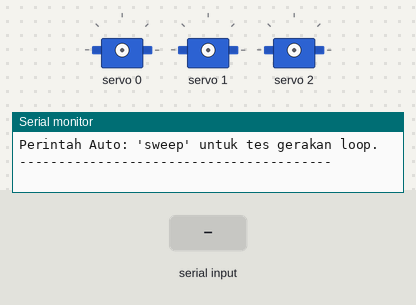
This sketch was run on a simulated Teensy 4. Parts: 3 × servo, the last lines printed to the serial monitor. The inputs (shaded band) are chosen by the test bench.

Above: at 1.2 s.
1.3 s: "sweep\n" received over Serial
At 2.02 s:
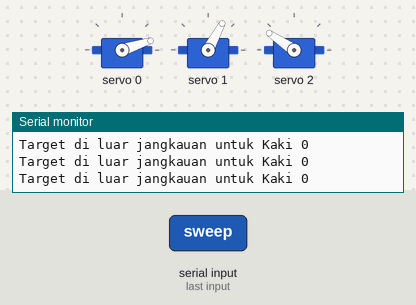
At 2.96 s:
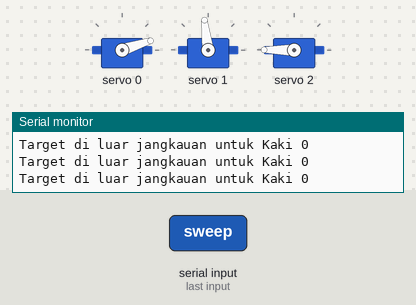
4.3 s: "sweep,1\n" received over Serial
5.8 s: "90,45,200,10\n" received over Serial
Timing chart, 0 to 8.8 s (numbered marks = the images above; inputs shaded):
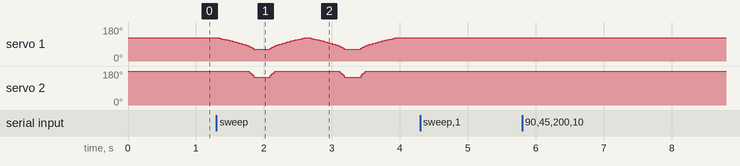

The sketch:

Main.ino
```cpp
#include <Arduino.h>
#include "RobotModel.h"

// Inisialisasi objek robot
RobotModel robot;

void setup() {
  // Teensy 4.1 Serial sangat cepat, gunakan baudrate tinggi
  Serial.begin(115200);
  while (!Serial && millis() < 3000); // Tunggu serial siap

  Serial.println("========================================");
  Serial.println("   HEXAPOD TEENSY 4.1 CONTROL UTILITY   ");
  Serial.println("========================================");

  // Inisialisasi PCA9685 dan hardware lainnya
  robot.begin();

  Serial.println("Sistem Siap.");
  Serial.println("Perintah Manual: L,X,Y,Z  (Contoh: 0,150,0,-100)");
  Serial.println("Perintah Auto: 'sweep' untuk tes gerakan loop.");
  Serial.println("----------------------------------------");
}

/**
 * Memproses input dari Serial Monitor
 * Format: ID_Kaki, X, Y, Z
 */
void handleManualInput(String input) {
  int firstComma = input.indexOf(',');
  int secondComma = input.indexOf(',', firstComma + 1);
  int thirdComma = input.indexOf(',', secondComma + 1);

  if (firstComma == -1 || secondComma == -1 || thirdComma == -1) {
    Serial.println("Error: Format salah. Gunakan L,X,Y,Z");
    return;
  }

  int legID = input.substring(0, firstComma).toInt();
  float x = input.substring(firstComma + 1, secondComma).toFloat();
  float y = input.substring(secondComma + 1, thirdComma).toFloat();
  float z = input.substring(thirdComma + 1).toFloat();

  if (legID >= 0 && legID < 6) {
    Serial.printf("Kaki %d -> Target X:%.1f Y:%.1f Z:%.1f\n", legID, x, y, z);
    robot.moveLeg(legID, x, y, z);
  } else {
    Serial.println("Error: ID Kaki tidak valid (0-5)");
  }
}

/**
 * Tes gerakan otomatis untuk memastikan kelancaran mekanik
 */
void runAutoSweep() {
  Serial.println("Memulai Auto Sweep di Kaki 0...");
  float start_x = L_COXA + L_FEMUR;

  // Gerakan naik turun (Z-Axis)
  for (int repeat = 0; repeat < 2; repeat++) {
    for (float z = -70; z >= -130; z -= 2) {
      robot.moveLeg(0, start_x + 30, 0, z);
      delay(20);
    }
    for (float z = -130; z <= -70; z += 2) {
      robot.moveLeg(0, start_x + 30, 0, z);
      delay(20);
    }
  }
  Serial.println("Sweep Selesai. Kembali ke mode manual.");
}

void loop() {
  if (Serial.available() > 0) {
    String command = Serial.readStringUntil('\n');
    command.trim();

    if (command.equalsIgnoreCase("sweep")) {
      runAutoSweep();
    } else {
      handleManualInput(command);
    }
  }
}
```

Config.h
```cpp
#ifndef CONFIG_H
#define CONFIG_H

#include <Arduino.h>

// ======================================================
// CONFIGURATION: HEXAPOD PHYSICAL PARAMETERS (Units in mm)
// ======================================================

// 1. Panjang Segmen Kaki
// Catatan: Di C++ untuk mikrokontroler, lebih efisien menggunakan
// hasil akhir (pre-calculated) daripada menyuruh chip menghitung sqrt/atan2 saat booting.
// Data diambil dari perhitungan config.py sebelumnya.
const float L_COXA  = 61.846;    // Hasil dari sqrt((-19.39370)^2 + 58.72800^2)
const float L_FEMUR = 54.017;    // Hasil dari sqrt(46.76537^2 + 27.00000^2)
const float L_TIBIA = 67.68181;

// 2. Offset Geometri (Kompensasi Bracket Melengkung)
const float FEMUR_ANGLE_OFFSET = 30.01;  // +- 30.01 derajat
const float COXA_ANGLE_OFFSET  = 108.27; // +- 108.27 derajat

// 3. Dimensi Badan (Radial/Symmetrical Design)
const float MOUNT_RADIUS = 90.0;
const float LEG_ANGLES[6] = {0.0, 60.0, 120.0, 180.0, 240.0, 300.0}; // Array derajat kaki

// 4. Software Safety Limits (Derajat)
const float FEMUR_MAX_UP   = 19.5;   // Batas dongak ke atas
const float FEMUR_MAX_DOWN = -70.0;  // Batas tekuk ke bawah
const float TIBIA_MAX      = 150.0;  // Batas maksimal betis menekuk
const float TIBIA_MIN      = 20.0;   // Batas minimal betis menjulur
const float STAND_Z        = -100.0; // Tinggi default saat berdiri

#endif
```

Kinematics.cpp
```cpp
#include "Kinematics.h"
#include <math.h>

bool calculateIK(float target_x, float target_y, float target_z, LegAngles &result) {
    // 1. Hitung Sudut Coxa (Sumbu Z)
    // Menggunakan atan2 untuk mendapatkan sudut horizontal
    result.coxa = degrees(atan2(target_y, target_x));

    // 2. Hitung Jangkauan Horizontal (r)
    float r = sqrt(target_x * target_x + target_y * target_y);
    // Jarak relatif setelah dikurangi panjang Coxa
    float r_relative = r - L_COXA;

    // 3. Jarak Diagonal (ld) dari poros Femur ke ujung kaki
    float ld = sqrt(r_relative * r_relative + target_z * target_z);

    // --- CHECK REACHABILITY ---
    // Jika target terlalu jauh atau terlalu dekat, batalkan perhitungan
    if (ld > (L_FEMUR + L_TIBIA) || ld < abs(L_FEMUR - L_TIBIA)) {
        return false;
    }

    // 4. Perhitungan Sudut Tibia (Hukum Cosinus)
    // cos_t = (a^2 + b^2 - c^2) / (2ab)
    float cos_t = (L_FEMUR * L_FEMUR + L_TIBIA * L_TIBIA - ld * ld) / (2 * L_FEMUR * L_TIBIA);
    cos_t = constrain(cos_t, -1.0, 1.0); // Safety clipping
    // Sudut interior dibalik agar sesuai dengan arah tekukan robot
    result.tibia = 180.0 - degrees(acos(cos_t));

    // 5. Perhitungan Sudut Femur (Hukum Cosinus + atan2)
    // alpha_1: Sudut elevasi dari poros ke target
    float alpha_1 = atan2(target_z, r_relative);
    // alpha_2: Sudut internal antara Femur dan garis ld
    float cos_f = (L_FEMUR * L_FEMUR + ld * ld - L_TIBIA * L_TIBIA) / (2 * L_FEMUR * ld);
    cos_f = constrain(cos_f, -1.0, 1.0);
    float alpha_2 = acos(cos_f);

    // Hasil akhir Femur dalam derajat
    result.femur = degrees(alpha_1 + alpha_2);

    return true;
}
```

Kinematics.h
```cpp
#ifndef KINEMATICS_H
#define KINEMATICS_H

#include "Config.h"

// Struktur untuk menyimpan hasil sudut 3 motor paha
struct LegAngles {
    float coxa;
    float femur;
    float tibia;
};

/**
 * Menghitung Inverse Kinematics untuk satu kaki.
 * @param x, y, z Koordinat target relatif terhadap pusat rotasi Coxa.
 * @param result Referensi ke struct LegAngles untuk menyimpan hasil.
 * @return true jika target dapat dicapai (reachable), false jika tidak.
 */
bool calculateIK(float target_x, float target_y, float target_z, LegAngles &result);

#endif
```

RobotModel.cpp
```cpp
#include "RobotModel.h"
#include <math.h>

RobotModel::RobotModel() : pca1(0x40), pca2(0x41) {}

void RobotModel::begin() {
    pca1.begin();
    pca1.setPWMFreq(50); // Frekuensi 50Hz untuk servo analog/digital standar
    pca2.begin();
    pca2.setPWMFreq(50);
}

// x, y, z di sini adalah target koordinat RELATIF terhadap pusat badan robot
void RobotModel::moveLeg(int legID, float x, float y, float z) {
    if (legID < 0 || legID >= 6) {
        Serial.print("ERROR: Invalid leg ID ");
        Serial.println(legID);
        return;
    }

    // 1. Ambil sudut pemasangan kaki dari Config.h
    float mount_angle_rad = radians(LEG_ANGLES[legID]);

    // 2. Hitung posisi pangkal paha (mount point)
    float mount_x = MOUNT_RADIUS * cos(mount_angle_rad);
    float mount_y = MOUNT_RADIUS * sin(mount_angle_rad);

    // 3. Translasi: Jarak target ke pangkal paha
    float dx = x - mount_x;
    float dy = y - mount_y;

    // 4. Rotasi: Ubah ke sumbu lokal kaki (Matrix Rotation)
    // PENTING: Offset geometri COXA diterapkan di sini untuk sinkronisasi matriks rotasi
    float leg_local_angle = mount_angle_rad + radians(COXA_ANGLE_OFFSET);

    float local_x = dx * cos(leg_local_angle) + dy * sin(leg_local_angle);
    float local_y = -dx * sin(leg_local_angle) + dy * cos(leg_local_angle);
    float local_z = z; // Z tidak berubah (Top-Down)

    LegAngles targetAngles;

    // Panggil IK dengan koordinat lokal
    if (calculateIK(local_x, local_y, local_z, targetAngles)) {
        writeToServo(legID, targetAngles);
    } else {
        Serial.print("Target di luar jangkauan untuk Kaki ");
        Serial.println(legID);
    }
}

void RobotModel::writeToServo(int legID, LegAngles angles) {
    if (legID < 0 || legID >= 6) {
        Serial.print("ERROR: Invalid leg ID in writeToServo: ");
        Serial.println(legID);
        return;
    }

    Adafruit_PWMServoDriver &targetPCA = (legID < 4) ? pca1 : pca2;
    int basePin = (legID < 4) ? (legID * 3) : ((legID - 4) * 3);

    // 1. Aplikasikan offset geometri Femur saja di sini
    //    COXA offset sudah diterapkan saat konversi koordinat di moveLeg()
    float final_coxa  = 90.0 + angles.coxa;                       // Tanpa offset
    float final_femur = 90.0 + angles.femur + FEMUR_ANGLE_OFFSET; // Dengan offset geometri
    float final_tibia = 90.0 + angles.tibia;                      // Tanpa offset

    // 2. SAFETY FILTER: Pastikan dalam range servo yang valid (0-180°)
    final_coxa  = constrain(final_coxa, 0, 180);
    final_femur = constrain(final_femur, 0, 180);
    final_tibia = constrain(final_tibia, 0, 180);

    // DEBUG: Uncomment untuk verifikasi kalkulasi
    // Serial.printf("Leg %d | IK: C=%.1f° F=%.1f° T=%.1f° | Final: C=%.1f° F=%.1f° T=%.1f°\n",
    //     legID, angles.coxa, angles.femur, angles.tibia, final_coxa, final_femur, final_tibia);

    // 3. Konversi ke PWM Pulse (Kalibrasi rentang 150-600 sesuai servomu)
    int pwm_c = map(final_coxa, 0, 180, 150, 600);
    int pwm_f = map(final_femur, 0, 180, 150, 600);
    int pwm_t = map(final_tibia, 0, 180, 150, 600);

    // Safety check PWM bounds
    if (pwm_c < 0 || pwm_c > 4095 || pwm_f < 0 || pwm_f > 4095 || pwm_t < 0 || pwm_t > 4095) {
        Serial.printf("ERROR: PWM out of bounds for leg %d (C:%d F:%d T:%d)\n", legID, pwm_c, pwm_f, pwm_t);
        return;
    }

    // 4. Kirim sinyal ke I2C PCA9685
    targetPCA.setPWM(basePin, 0, pwm_c);
    targetPCA.setPWM(basePin + 1, 0, pwm_f);
    targetPCA.setPWM(basePin + 2, 0, pwm_t);
}
```

RobotModel.h
```cpp
#ifndef ROBOTMODEL_H
#define ROBOTMODEL_H

#include <Wire.h>
#include <Adafruit_PWMServoDriver.h>
#include "Kinematics.h"

class RobotModel {
private:
    // Dua modul PCA9685 karena kita butuh 18 pin (6 kaki x 3)
    Adafruit_PWMServoDriver pca1; // Alamat 0x40 (Kaki 1-4)
    Adafruit_PWMServoDriver pca2; // Alamat 0x41 (Kaki 5-6)

    // Menyimpan posisi kaki saat ini
    LegAngles currentAngles[6];

public:
    RobotModel();
    void begin();

    // Fungsi untuk menggerakkan satu kaki berdasarkan ID (0-5)
    void moveLeg(int legID, float x, float y, float z);

    // Fungsi pembantu untuk memetakan ID kaki ke Pin PCA yang benar
    void writeToServo(int legID, LegAngles angles);
};

#endif
```
